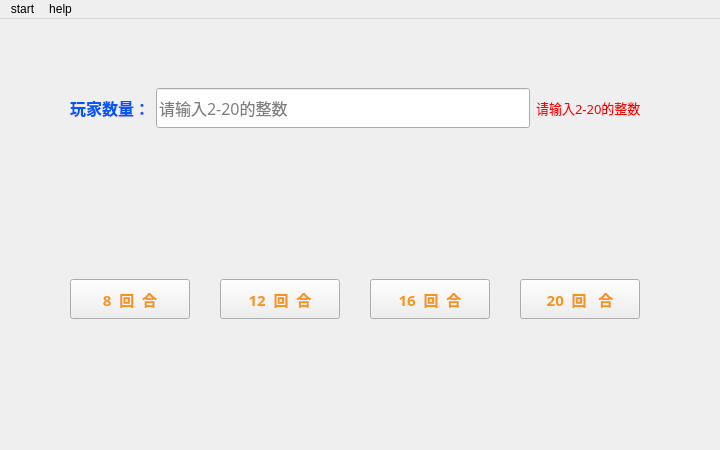
<?xml version="1.0" encoding="UTF-8"?>
<ui version="4.0">
 <class>choose_page</class>
 <widget class="QMainWindow" name="choose_page">
  <property name="geometry">
   <rect>
    <x>0</x>
    <y>0</y>
    <width>720</width>
    <height>450</height>
   </rect>
  </property>
  <property name="windowTitle">
   <string>黄金点游戏</string>
  </property>
  <widget class="QWidget" name="centralwidget">
   <widget class="QWidget" name="widget" native="true">
    <property name="geometry">
     <rect>
      <x>70</x>
      <y>60</y>
      <width>571</width>
      <height>58</height>
     </rect>
    </property>
    <layout class="QHBoxLayout" name="horizontalLayout">
     <item>
      <widget class="QLabel" name="label">
       <property name="font">
        <font>
         <family>微软雅黑</family>
         <pointsize>12</pointsize>
         <weight>75</weight>
         <bold>true</bold>
        </font>
       </property>
       <property name="styleSheet">
        <string notr="true">color: rgb(0, 85, 255);</string>
       </property>
       <property name="text">
        <string>玩家数量：</string>
       </property>
      </widget>
     </item>
     <item>
      <widget class="QLineEdit" name="input">
       <property name="minimumSize">
        <size>
         <width>0</width>
         <height>40</height>
        </size>
       </property>
       <property name="font">
        <font>
         <family>Arial Black</family>
         <pointsize>12</pointsize>
        </font>
       </property>
       <property name="styleSheet">
        <string notr="true"/>
       </property>
       <property name="locale">
        <locale language="Chinese" country="China"/>
       </property>
       <property name="text">
        <string/>
       </property>
       <property name="echoMode">
        <enum>QLineEdit::Normal</enum>
       </property>
       <property name="placeholderText">
        <string>请输入2-20的整数</string>
       </property>
      </widget>
     </item>
     <item>
      <widget class="QLabel" name="error">
       <property name="font">
        <font>
         <family>微软雅黑 Light</family>
         <pointsize>10</pointsize>
         <weight>50</weight>
         <italic>false</italic>
         <bold>false</bold>
         <stylestrategy>PreferAntialias</stylestrategy>
        </font>
       </property>
       <property name="styleSheet">
        <string notr="true">color: rgb(255, 0, 0);</string>
       </property>
       <property name="text">
        <string>请输入2-20的整数</string>
       </property>
       <property name="textFormat">
        <enum>Qt::RichText</enum>
       </property>
      </widget>
     </item>
    </layout>
   </widget>
   <widget class="MyButton" name="btn1">
    <property name="enabled">
     <bool>true</bool>
    </property>
    <property name="geometry">
     <rect>
      <x>70</x>
      <y>260</y>
      <width>120</width>
      <height>40</height>
     </rect>
    </property>
    <property name="minimumSize">
     <size>
      <width>0</width>
      <height>35</height>
     </size>
    </property>
    <property name="palette">
     <palette>
      <active>
       <colorrole role="ButtonText">
        <brush brushstyle="SolidPattern">
         <color alpha="255">
          <red>248</red>
          <green>147</green>
          <blue>29</blue>
         </color>
        </brush>
       </colorrole>
      </active>
      <inactive>
       <colorrole role="ButtonText">
        <brush brushstyle="SolidPattern">
         <color alpha="255">
          <red>248</red>
          <green>147</green>
          <blue>29</blue>
         </color>
        </brush>
       </colorrole>
      </inactive>
      <disabled>
       <colorrole role="ButtonText">
        <brush brushstyle="SolidPattern">
         <color alpha="255">
          <red>120</red>
          <green>120</green>
          <blue>120</blue>
         </color>
        </brush>
       </colorrole>
      </disabled>
     </palette>
    </property>
    <property name="font">
     <font>
      <family>微软雅黑</family>
      <pointsize>11</pointsize>
      <weight>75</weight>
      <bold>true</bold>
     </font>
    </property>
    <property name="text">
     <string>8  回  合</string>
    </property>
   </widget>
   <widget class="MyButton" name="btn2">
    <property name="geometry">
     <rect>
      <x>220</x>
      <y>260</y>
      <width>120</width>
      <height>40</height>
     </rect>
    </property>
    <property name="minimumSize">
     <size>
      <width>0</width>
      <height>30</height>
     </size>
    </property>
    <property name="palette">
     <palette>
      <active>
       <colorrole role="ButtonText">
        <brush brushstyle="SolidPattern">
         <color alpha="255">
          <red>248</red>
          <green>147</green>
          <blue>29</blue>
         </color>
        </brush>
       </colorrole>
      </active>
      <inactive>
       <colorrole role="ButtonText">
        <brush brushstyle="SolidPattern">
         <color alpha="255">
          <red>248</red>
          <green>147</green>
          <blue>29</blue>
         </color>
        </brush>
       </colorrole>
      </inactive>
      <disabled>
       <colorrole role="ButtonText">
        <brush brushstyle="SolidPattern">
         <color alpha="255">
          <red>120</red>
          <green>120</green>
          <blue>120</blue>
         </color>
        </brush>
       </colorrole>
      </disabled>
     </palette>
    </property>
    <property name="font">
     <font>
      <family>微软雅黑</family>
      <pointsize>11</pointsize>
      <weight>75</weight>
      <bold>true</bold>
     </font>
    </property>
    <property name="text">
     <string>12  回  合</string>
    </property>
   </widget>
   <widget class="MyButton" name="btn3">
    <property name="geometry">
     <rect>
      <x>370</x>
      <y>260</y>
      <width>120</width>
      <height>40</height>
     </rect>
    </property>
    <property name="minimumSize">
     <size>
      <width>0</width>
      <height>30</height>
     </size>
    </property>
    <property name="palette">
     <palette>
      <active>
       <colorrole role="ButtonText">
        <brush brushstyle="SolidPattern">
         <color alpha="255">
          <red>248</red>
          <green>147</green>
          <blue>29</blue>
         </color>
        </brush>
       </colorrole>
      </active>
      <inactive>
       <colorrole role="ButtonText">
        <brush brushstyle="SolidPattern">
         <color alpha="255">
          <red>248</red>
          <green>147</green>
          <blue>29</blue>
         </color>
        </brush>
       </colorrole>
      </inactive>
      <disabled>
       <colorrole role="ButtonText">
        <brush brushstyle="SolidPattern">
         <color alpha="255">
          <red>120</red>
          <green>120</green>
          <blue>120</blue>
         </color>
        </brush>
       </colorrole>
      </disabled>
     </palette>
    </property>
    <property name="font">
     <font>
      <family>微软雅黑</family>
      <pointsize>11</pointsize>
      <weight>75</weight>
      <bold>true</bold>
     </font>
    </property>
    <property name="text">
     <string>16  回  合</string>
    </property>
   </widget>
   <widget class="MyButton" name="btn4">
    <property name="geometry">
     <rect>
      <x>520</x>
      <y>260</y>
      <width>120</width>
      <height>40</height>
     </rect>
    </property>
    <property name="minimumSize">
     <size>
      <width>0</width>
      <height>30</height>
     </size>
    </property>
    <property name="palette">
     <palette>
      <active>
       <colorrole role="ButtonText">
        <brush brushstyle="SolidPattern">
         <color alpha="255">
          <red>248</red>
          <green>147</green>
          <blue>29</blue>
         </color>
        </brush>
       </colorrole>
      </active>
      <inactive>
       <colorrole role="ButtonText">
        <brush brushstyle="SolidPattern">
         <color alpha="255">
          <red>248</red>
          <green>147</green>
          <blue>29</blue>
         </color>
        </brush>
       </colorrole>
      </inactive>
      <disabled>
       <colorrole role="ButtonText">
        <brush brushstyle="SolidPattern">
         <color alpha="255">
          <red>120</red>
          <green>120</green>
          <blue>120</blue>
         </color>
        </brush>
       </colorrole>
      </disabled>
     </palette>
    </property>
    <property name="font">
     <font>
      <family>微软雅黑</family>
      <pointsize>11</pointsize>
      <weight>75</weight>
      <bold>true</bold>
     </font>
    </property>
    <property name="text">
     <string>20  回   合</string>
    </property>
   </widget>
   <widget class="QLabel" name="label_back">
    <property name="geometry">
     <rect>
      <x>0</x>
      <y>0</y>
      <width>720</width>
      <height>450</height>
     </rect>
    </property>
    <property name="text">
     <string/>
    </property>
   </widget>
   <zorder>label_back</zorder>
   <zorder>widget</zorder>
   <zorder>btn1</zorder>
   <zorder>btn2</zorder>
   <zorder>btn3</zorder>
   <zorder>btn4</zorder>
  </widget>
  <widget class="QMenuBar" name="menubar">
   <property name="geometry">
    <rect>
     <x>0</x>
     <y>0</y>
     <width>720</width>
     <height>23</height>
    </rect>
   </property>
   <widget class="QMenu" name="menustart">
    <property name="title">
     <string>start</string>
    </property>
    <property name="icon">
     <iconset resource="res.qrc">
      <normaloff>:/res/home.png</normaloff>:/res/home.png</iconset>
    </property>
    <addaction name="action_back"/>
    <addaction name="action_quit"/>
   </widget>
   <widget class="QMenu" name="menuhelp">
    <property name="title">
     <string>help</string>
    </property>
    <property name="icon">
     <iconset resource="res.qrc">
      <normaloff>:/res/help.png</normaloff>:/res/help.png</iconset>
    </property>
    <addaction name="action_rule"/>
   </widget>
   <addaction name="menustart"/>
   <addaction name="menuhelp"/>
  </widget>
  <action name="action_back">
   <property name="icon">
    <iconset resource="res.qrc">
     <normaloff>:/res/return.png</normaloff>:/res/return.png</iconset>
   </property>
   <property name="text">
    <string>返回上页</string>
   </property>
   <property name="shortcut">
    <string>Ctrl+B</string>
   </property>
  </action>
  <action name="action_quit">
   <property name="icon">
    <iconset resource="res.qrc">
     <normaloff>:/res/quit.png</normaloff>:/res/quit.png</iconset>
   </property>
   <property name="text">
    <string>退出游戏</string>
   </property>
   <property name="shortcut">
    <string>Ctrl+F4</string>
   </property>
  </action>
  <action name="action_rule">
   <property name="icon">
    <iconset resource="res.qrc">
     <normaloff>:/res/rule.png</normaloff>:/res/rule.png</iconset>
   </property>
   <property name="text">
    <string>游戏规则</string>
   </property>
   <property name="shortcut">
    <string>Ctrl+R</string>
   </property>
  </action>
 </widget>
 <customwidgets>
  <customwidget>
   <class>MyButton</class>
   <extends>QPushButton</extends>
   <header>mybutton.h</header>
  </customwidget>
 </customwidgets>
 <resources>
  <include location="res.qrc"/>
 </resources>
 <connections/>
</ui>
